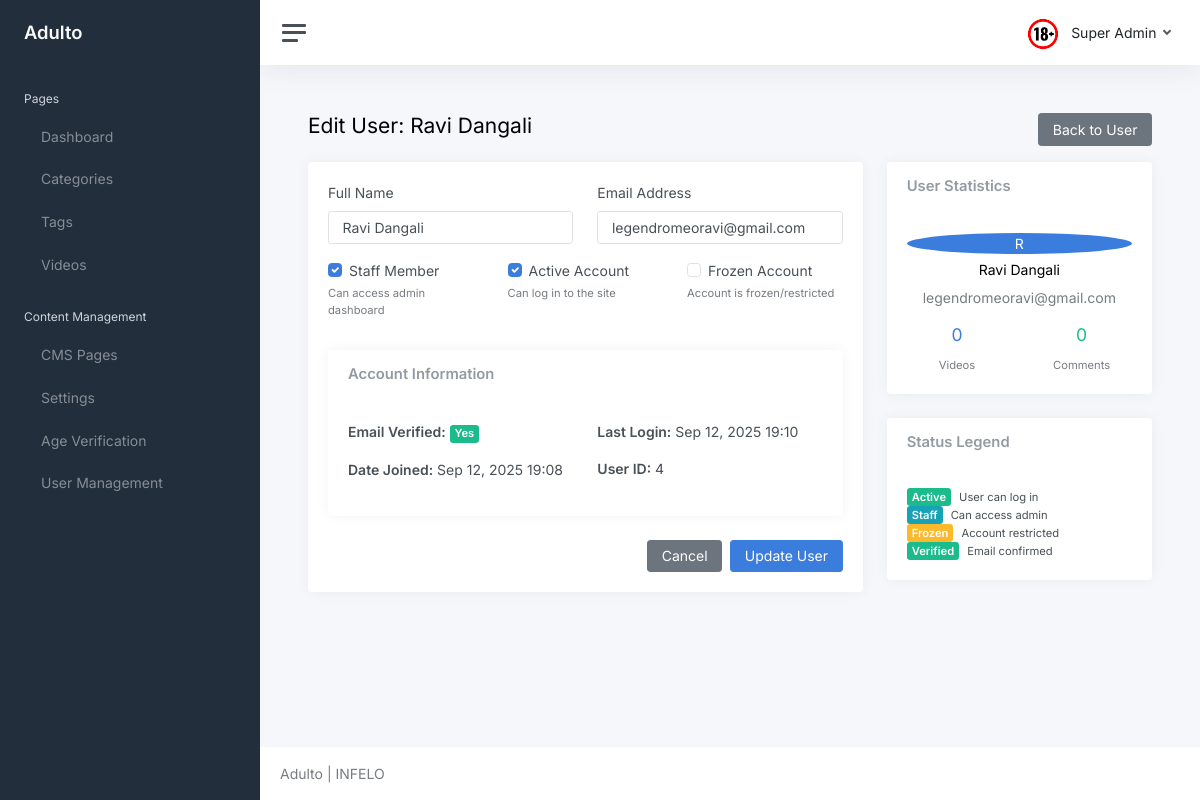
Screenshot of /core/users/4/edit/ (signed in) with the database file from the repository.
### core/models.py (models this page shows, shortened)
class User(AbstractUser):
	username = None
	first_name = None
	last_name = None
	name = models.CharField(max_length=150, blank=True)
	email = models.EmailField(unique=True)
	is_freeze = models.BooleanField(default=False)
	is_email_verified = models.BooleanField(default=False)
	email_verification_token = models.CharField(max_length=100, blank=True, null=True)
	email_verification_created = models.DateTimeField(blank=True, null=True)
	is_staff = models.BooleanField(default=False, help_text="Designates whether the user can log into the admin site. Only activated users can access admin.")
	USERNAME_FIELD = 'email'
	REQUIRED_FIELDS = []

### core/views.py (the view, shortened to what this page needs)
# urls.py: path('users/<int:pk>/edit/', views.user_update, name='user_update'),
@login_required(login_url='login')
def user_update(request, pk):
	user = get_object_or_404(User, pk=pk)
	context = {
		'user': user,
	}
	return render(request, 'core/user_form.html', context)

### adulto/context_processors.py (called while the page is built)
def site_branding(request):
	return {
		"site_brand": getattr(settings, "SITE_BRAND", "Adulto"),
		"site_logo_url": getattr(settings, "SITE_LOGO_URL", "/static/logo.png"),
	}

### core/models.py (called while the page is built)
	@classmethod
	def get_setting(cls, key, default=None):
		try:
			return cls.objects.get(key=key).value
		except cls.DoesNotExist:
			return default

	@classmethod
	def get_active(cls):
		try:
			return cls.objects.filter(is_active=True).first()
		except:
			return None

### templates/core/user_form.html (shortened to what this page needs)
{% extends 'core/layout/base.html' %}
{% block content %}
<div class="container-fluid p-0">
    <div class="d-flex justify-content-between align-items-center mb-3">
        <h1 class="h3 d-inline align-middle">Edit User: {{ user.name|default:user.email }}</h1>
        <a class="btn btn-secondary" href="{% url 'user_detail' user.id %}">Back to User</a>
    </div>
    <div class="row">
        <div class="col-md-8">
            <div class="card">
                <div class="card-body">
                    <form method="post">
                        <div class="row">
                            <div class="col-md-6">
                                <div class="mb-3">
                                    <label for="name" class="form-label">Full Name</label>
                                    <input type="text" class="form-control" id="name" name="name" value="{{ user.name|default:'' }}">
                                </div>
                            </div>
                            <div class="col-md-6">
                                <div class="mb-3">
                                    <label for="email" class="form-label">Email Address</label>
                                    <input type="email" class="form-control" id="email" name="email" value="{{ user.email }}">
                                </div>
                            </div>
                        </div>
                        <div class="row">
                            <div class="col-md-4">
                                <div class="mb-3">
                                    <div class="form-check">
                                        <input class="form-check-input" type="checkbox" id="is_staff" name="is_staff" {% if user.is_staff %}checked{% endif %}>
                                        <label class="form-check-label" for="is_staff">
                                            Staff Member
                                        </label>
                                    </div>
                                    <div class="form-text">Can access admin dashboard</div>
                                </div>
                            </div>
                            <div class="col-md-4">
                                <div class="mb-3">
                                    <div class="form-check">
                                        <input class="form-check-input" type="checkbox" id="is_active" name="is_active" {% if user.is_active %}checked{% endif %}>
                                        <label class="form-check-label" for="is_active">
                                            Active Account
                                        </label>
                                    </div>
                                    <div class="form-text">Can log in to the site</div>
                                </div>
                            </div>
                            <div class="col-md-4">
                                <div class="mb-3">
                                    <div class="form-check">
                                        <input class="form-check-input" type="checkbox" id="is_freeze" name="is_freeze" {% if user.is_freeze %}checked{% endif %}>
                                        <label class="form-check-label" for="is_freeze">
                                            Frozen Account
                                        </label>
                                    </div>
                                    <div class="form-text">Account is frozen/restricted</div>
                                </div>
                            </div>
                        </div>
                        <div class="card mt-3">
                            <div class="card-header">
                                <h5 class="card-title mb-0">Account Information</h5>
                            </div>
                            <div class="card-body">
                                <div class="row">
                                    <div class="col-md-6">
                                        <p><strong>Email Verified:</strong>
                                            {% if user.is_email_verified %}
                                                <span class="badge bg-success">Yes</span>
                                            {% else %}
                                                <span class="badge bg-warning">No</span>
                                            {% endif %}
                                        </p>
                                        <p><strong>Date Joined:</strong> {{ user.date_joined|date:"M d, Y H:i" }}</p>
                                    </div>
                                    <div class="col-md-6">
                                        <p><strong>Last Login:</strong> {{ user.last_login|date:"M d, Y H:i"|default:"Never" }}</p>
                                        <p><strong>User ID:</strong> {{ user.id }}</p>
                                    </div>
                                </div>
                            </div>
                        </div>
                        <div class="d-flex justify-content-end gap-2 mt-4">
                            <a class="btn btn-secondary" href="{% url 'user_detail' user.id %}">Cancel</a>
                            <button type="submit" class="btn btn-primary">Update User</button>
                        </div>
                    </form>
                </div>
            </div>
        </div>
        <div class="col-md-4">
            <div class="card">
                <div class="card-header">
                    <h5 class="card-title mb-0">User Statistics</h5>
                </div>
                <div class="card-body">
                    <div class="text-center mb-3">
                        <div class="w-16 h-16 bg-primary rounded-circle d-flex align-items-center justify-content-center mx-auto">
                            <span class="text-white font-weight-bold text-xl">{{ user.name|first|upper|default:user.email|first|upper }}</span>
                        </div>
                        <h5 class="mt-2">{{ user.name|default:"No Name" }}</h5>
                        <p class="text-muted">{{ user.email }}</p>
                    </div>
                    <div class="row text-center">
                        <div class="col-6">
                            <h4 class="text-primary">{{ user.videos.count }}</h4>
                            <small class="text-muted">Videos</small>
                        </div>
                        <div class="col-6">
                            <h4 class="text-success">{{ user.comments.count }}</h4>
                            <small class="text-muted">Comments</small>
                        </div>
                    </div>
                </div>
            </div>
            <div class="card mt-3">
                <div class="card-header">
                    <h5 class="card-title mb-0">Status Legend</h5>
                </div>
                <div class="card-body">
                    <div class="space-y-2">
                        <div class="d-flex align-items-center">
                            <span class="badge bg-success me-2">Active</span>
                            <small>User can log in</small>
                        </div>
                        <div class="d-flex align-items-center">
                            <span class="badge bg-info me-2">Staff</span>
                            <small>Can access admin</small>
                        </div>
                        <div class="d-flex align-items-center">
                            <span class="badge bg-warning me-2">Frozen</span>
                            <small>Account restricted</small>
                        </div>
                        <div class="d-flex align-items-center">
                            <span class="badge bg-success me-2">Verified</span>
                            <small>Email confirmed</small>
                        </div>
                    </div>
                </div>
            </div>
        </div>
    </div>
</div>
{% endblock %}

### templates/core/layout/header.html (shortened to what this page needs)
<nav class="navbar navbar-expand navbar-light navbar-bg">
    <a class="sidebar-toggle js-sidebar-toggle">
        <i class="hamburger align-self-center"></i>
    </a>
    <div class="navbar-collapse collapse">
        <ul class="navbar-nav navbar-align">
            <li class="nav-item dropdown">
                <a class="nav-link dropdown-toggle d-none d-sm-inline-block" href="#"
                    data-bs-toggle="dropdown">
                    <img src="/static/core/logo.png" class="avatar img-fluid rounded me-1"
                        alt="" /> <span class="text-dark">{{ request.user.name }}</span>
                </a>
            </li>
        </ul>
    </div>
</nav>

### rows the page displays
User: user.name "Super Admin"
User: name "Ravi Dangali", email "legendromeoravi@gmail.com", is_staff "☑", is_active "☑", date_joined "Sep 12, 2025 19:08", last_login "Sep 12, 2025 19:10", id "4", name|first "R", videos.count "0", comments.count "0"

### other values shown
{{ site_brand }} "Adulto"
